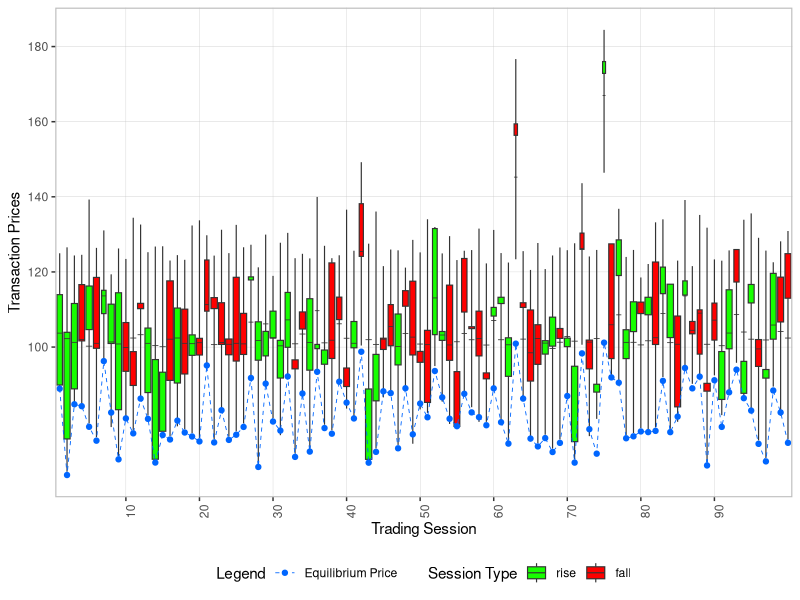
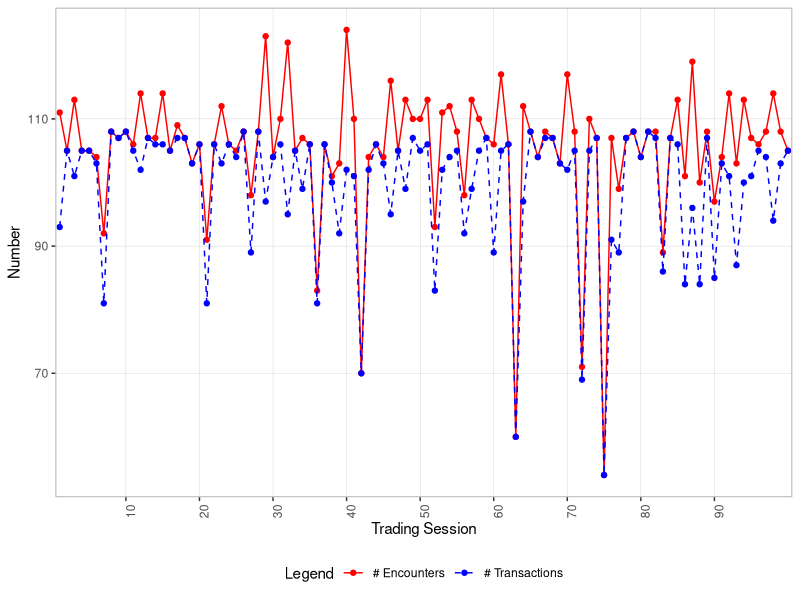

Reproduce these figures in R, in order. (Note: this script raises an error after producing the figures.)
closeAllConnections()
rm(list=ls())
gc()
library(ggplot2)
library(knitr)
library(dplyr)
library(magrittr)
library(evd)
set.seed(19888)
#set.seed(1988)
#set.seed(1)


# supply_seed = c(500, 490, 505, 520, 202, 301, 380, 450, 500, 510)
#random_gumble = rgumbel(100, loc = 10, scale = 10)
random_gumble = rgumbel(100, loc = 10, scale = 10)
# hist(random_gumble)
supply_seed = 113 - random_gumble
# hist(supply_seed)
supply_seed = as.integer(supply_seed)   # rbinom must take integer as parameter
bid_price_loop = list()
bid_quantity_loop = list()
b_e_loop = list()
bid_open = list()
bid_close = list()
S_loop = list()
transaction_loop = list()
number_encounter = list()
number_transaction = list()
unsatisfied_demand = list()
unsatisfied_ratio = list()
total_demand_loop = list()
total_supply_loop = list()

Z_loop = list()
Z_3_loop = list()
D_loop = list()

K_ = 10 #number of suppliers
I_ = 100
WC_loop = rweibull(I_*K_*100, shape = 1, scale = 1)
WC_loop = matrix(data = WC_loop, nrow = K_*I_, ncol = 100) #each column corresponds to a particualr loop
stc = rnorm(K_, 10, 5)


for (loop in 1:length(supply_seed)){
  local_supply_seed = supply_seed[loop]
  
  
  a = 100 #parameter in search cost sc= a * EZ^2 * s_k
  b = 50
  K = 1:K_
  I = 1:I_
  
  
  D_ = rnorm(I_, 10, 3) + 0.2
  S_ = rnorm(K_, supply_seed[loop], 1)
  
  Z_loop[[loop]] = sum(D_) - sum(S_)
  D_loop[[loop]] = sum(D_)
  
  #D_ = D_ + D_carriedover
  c = rnorm(I_, 100,  10)
  
  #S_ = S_ + S_carriedover
  D = D_
  S = S_
  Z = sum(D) - sum(S)
  Z_3_loop[[loop]] = Z
  
  ################################################
  ############## Competitive Mkt  ################
  ################################################
  # # SC_competitive = sapply(1:I_, function(i){mean(Z ^ 2 /(a * S_))}) #WTP = marginal sc
  # # WTP = SC_competitive + c
  # WTP = c
  # most_want_to_less_want_order = order( - WTP)
  # #check 
  # #SC_competitive[most_want_to_less_want_order]
  # 
  # if (sum(D) < sum(S)){
  #   b_e = min(c)
  # }
  # else{
  #     tmp = 0
  #     d_tmp = 0
  #     while (d_tmp - sum(S) < 0){
  #       tmp = tmp + 1 
  #       print(tmp)
  #       d_tmp = d_tmp + D[most_want_to_less_want_order[tmp]]
  #     }
  #     b_e = WTP[most_want_to_less_want_order[tmp]]
  #   }
  
  
  #Equilibrium Price Calculation Function----
  b_e_fn = function(D, S, c){
    WTP = c
    most_want_to_less_want_order = order( - WTP)
    if (sum(D) < sum(S)){
      b_e = min(c)
    }
    else{
      tmp = 0
      d_tmp = 0
      while (d_tmp - sum(S) < 0){
        tmp = tmp + 1 
        print(tmp)
        d_tmp = d_tmp + D[most_want_to_less_want_order[tmp]]
      }
      b_e = WTP[most_want_to_less_want_order[tmp]]
    }
    return(b_e)
  }
  
  b_e = b_e_fn(D_, S_, c)
  b_e_loop[[loop]] = b_e
  
  b_e_tilda = mean(unlist(b_e_loop))
  
  ################################################
  ############## Auction Setting  ################
  ################################################
  
  # WC_raw = rweibull(I_*K_, shape = 1, scale = 1)
  WC_raw = WC_loop[,loop]
  
  WC = matrix(data = WC_raw, nrow = K_, ncol = I_) #each column corresponds to a buyer
  event = matrix(data = rank(WC_raw), nrow = K_, ncol = I_)
  event = t(event)
  
  WC_est = rexp(K_, rate = abs(Z)/b)
  
  #check 
  for (i in 1:(I_*K_)){
    supplier = which(event == i) %/% I_ + 1 #integerpart + 1
    buyer = which(event == i) %% I_ 
    print(c(supplier, buyer))
  }
  ################################
  #Buyer's side
  
  buyers_visit_order = sapply(1:I_, function(i) {rank(WC[,i])}) #each column corresponds to a buyer
  buyers_visit_order = t(buyers_visit_order)
  WC = t(WC)
  
  optimal_bid_fn = function(buyers_visit_order, i, S, a){
    order_local = buyers_visit_order[i,]
    Z_tilda_local = sapply(1:K_, function(k){sum(D_) - K_ * mean(S[order_local][1:k])})
    Z_tilda_local = max(Z_tilda_local, 0)
    search_cost_local = Z_tilda_local^2 / (a * S[order_local])
    bid_local = (K_-2)/(K_-1) + search_cost_local  + c[i]
    return(c(bid_local,search_cost_local))
  }
  c(1:K_)
  bid_= sapply(1:I_, function(i){optimal_bid_fn(buyers_visit_order, i , S_, a)})
  bid = t(bid_[c(1:K_),]) #bid
  bid_seq = bid
  bid = t(sapply(1:I_, function(i)bid[i,][buyers_visit_order[i,]]))
  search_cost = t(bid_[-c(1:K_),]) #search cost
  search_cost = t(sapply(1:I_, function(i)search_cost[i,][buyers_visit_order[i,]]))
  #############################
  #supplier
  
  ################################################
  ############## Acceptance Rule  ################
  ################################################
  # #acceptance rule 1
  B_1 = function(b_ik, supplier, est_WC){
    b_k_est = sort(bid[,supplier], decreasing =  T)[10] 
    return( (b_ik >= b_k_est - est_WC) &
              (b_ik >= (b_e_tilda - stc[supplier] - est_WC[supplier])) )
  }
  
  
  # 
  # #acceptance rule 4
  
  
  
  B_4 = function(b_ik, supplier, est_WC){
    return( (b_ik >= (b_e - est_WC[supplier])) & 
              (b_ik >= (b_e_tilda - stc[supplier] - est_WC[supplier])) )
  }
  
  
  
  ##########################################
  ############## Mkt Price  ################
  ##########################################
  #bid_est = rep(NULL, K_)
  bid_accepted_p = list(list(), list(), list(),list(), list(),
                        list(), list(), list(),list(), list()) #list of K_ lists!!!
  bid_accepted_q = bid_accepted_p
  bid_open_close = list()
  
  i = 1
  encounter = 0
  while (i <= (I_*K_) & length(K) > 0){
    print(i)
    supplier = which(event == i) %/% I_ + 1
    buyer = which(event == i) %% I_ 
    print(paste("Buyer", buyer, "is SUPPOSEDLY visiting Supplier", supplier))
    if (supplier %in% K & buyer %in% I){
      encounter  = encounter + 1
      q_ik = D[buyer] #bid quantity
      b_ik = bid[buyer, supplier] #bid price
      print(paste("Buyer", buyer, "is visiting Supplier",supplier))
      print(paste("Buyer's bid price - quantity pair is (", b_ik, ", ", q_ik, ")"))
      print(paste("Supplier's Supply is ", S[supplier]))
      
      q_ik_a = 0
      
      
      if(B_4(b_ik, supplier, WC_est)){  #Depends on accpeted rule
        print("bid accepted") 
        q_ik_a = min(S[supplier], q_ik)
        bid_accepted_p[[supplier]] = append(bid_accepted_p[[supplier]], b_ik) #double [[]]!
        bid_accepted_q[[supplier]] = append(bid_accepted_q[[supplier]], q_ik_a)
        bid_open_close = append(bid_open_close, b_ik)
      }
      else{print("bid rejected")
      }
      S[supplier] = S[supplier] - q_ik_a
      D[buyer] = D[buyer] - q_ik_a
      
      if(S[supplier] == 0){
        K = K[!K == supplier]  #K = K[-which(K == supplier)]
        print(paste("Supplier", supplier, "is out of mkt."))
      }
      if(D[buyer] == 0){
        I = I[!I == buyer] #I = I[-which(I == buyer)]
        print(paste("Buyer", buyer, "is out of mkt."))
      }
      print(paste("Supplier's Supply after decision is now ", S[supplier]))
      
    }
    else{print("Pass")}
    i = i + 1
  }
  
  #Final Result (bid_accpeted is a Class 3 object)
  #Contains all information
  bid_accepted = list(supplier_1 = NULL, supplier_2 = NULL, supplier_3 = NULL)
  for (i in 1:K_){ #note K is empty set right now!!
    print(i)
    bid_accepted[[i]] = data.frame(cbind(unlist(bid_accepted_p[[i]]), unlist(bid_accepted_q[[i]])))
  }
  
  #######################################################
  #######################################################
  bid_accepted_price = data.frame(
    price = unlist(
      lapply(1:K_, function(i)unlist(bid_accepted_p[[i]]))
    )
  ) #double list==>double unlist
  #number of buyers at each supplier
  number_buyer_severed = lapply(1:K_, function(i)length(bid_accepted_p[[i]])) 
  # construct a factor indicating supplier matching price column
  bid_accepted_price$supplier = unlist(lapply(1:K_, function(i)rep(i, number_buyer_severed[i])))
  bid_accepted_price$supplier = factor(bid_accepted_price$supplier)     
  
  
  bid_accepted_qunatity = data.frame(
    quantity = unlist(
      lapply(1:K_, function(i)unlist(bid_accepted_q[[i]]))
    )
  ) #double list==>double unlist
  #number of buyers at each supplier
  # construct a factor indicating supplier matching price column
  bid_accepted_qunatity$supplier = unlist(lapply(1:K_, function(i)rep(i, number_buyer_severed[i])))
  bid_accepted_qunatity$supplier = factor(bid_accepted_qunatity$supplier)   
  
  bid_price_loop[[loop]] = bid_accepted_price
  bid_quantity_loop[[loop]] = bid_accepted_qunatity
  bid_open[[loop]] = bid_open_close[[1]]
  bid_close[[loop]] = bid_open_close[[length(bid_open_close)]]
  S_loop[[loop]] = S_ 
  transaction_loop[[loop]] = S_ - S
  number_transaction[[loop]] = sum(unlist(number_buyer_severed))
  number_encounter[[loop]] = encounter
  # D_carriedover = D
  #S_carriedover = S
  unsatisfied_demand[[loop]] = sum(D)
  unsatisfied_ratio[[loop]] = sum(D) / sum(D_)
  total_demand_loop[[loop]] = sum(D_)
  total_supply_loop[[loop]] = sum(S_)
}


#######################################################
######################   GGplot    ####################
#######################################################
price_loop_plot = lapply(1:length(supply_seed), function(i){bid_price_loop[[i]]$price})
number_loop_plot = lapply(1:length(supply_seed), function(i){dim(bid_price_loop[[i]])[1]})
price_loop_plot = data.frame(price = unlist(price_loop_plot))
price_loop_plot$ts = unlist(lapply(1:length(supply_seed), function(i){
  rep(i, number_loop_plot[i])  
}))
price_loop_plot$ts = as.factor(price_loop_plot$ts)


quantity_loop_plot = lapply(1:length(supply_seed), function(i){bid_quantity_loop[[i]]$quantity})

quantity_loop_plot = data.frame(quantity= unlist(quantity_loop_plot))
quantity_loop_plot$ts = unlist(lapply(1:length(supply_seed), function(i){
  rep(i, number_loop_plot[i])  
}))
quantity_loop_plot$ts = as.factor(quantity_loop_plot$ts)


#Trading volume-------
trading_volume= lapply(1:length(supply_seed), function(i){sum(transaction_loop[[i]])})
trading_volume = unlist(trading_volume)



price_mean = sapply(1:length(supply_seed), function(i){
  weighted.mean(price_loop_plot[price_loop_plot$ts==i, 1], 
                quantity_loop_plot[quantity_loop_plot$ts==i, 1])
})

price_max = 
  price_loop_plot%>%
  group_by(ts)%>%
  summarise_each(., funs(max))

price_min = 
  price_loop_plot%>%
  group_by(ts)%>%
  summarise_each(., funs(min))

price_open = unlist(bid_open)
price_close = unlist(bid_close)
price_equil = unlist(b_e_loop)


number_encounter = unlist(number_encounter)
number_transaction = unlist(number_transaction)
unsatisfied_demand = unlist(unsatisfied_demand)
unsatisfied_ratio = unlist(unsatisfied_ratio) * 100
excess_demand = unlist(total_demand_loop) - unlist(total_supply_loop)
jump_metric1 = (price_mean - price_equil)/price_equil * 100
jump_metric2 = (price_min[,2] - price_equil)/price_equil * 100
jump_metric3 = (price_close - price_equil)/price_equil * 100

demand_gen = unlist(D_loop)
excess_demand_gen = unlist(Z_loop)
excess_demand_actual = unlist(Z_3_loop)

other_df = data.frame(cbind(price_mean, price_open, price_close, price_equil,
                            number_encounter,
                            number_transaction,
                            unsatisfied_demand,
                            unsatisfied_ratio,
                            jump_metric1,
                            jump_metric2,
                            jump_metric3,
                            trading_volume,
                            excess_demand,
                            demand_gen,
                            excess_demand_gen,
                            excess_demand_actual))
candle_chart_df = full_join(price_min, price_max, by = "ts")
candle_chart_df%<>%
  bind_cols(., other_df)

candle_chart_df%<>%
  mutate(., price_upper = pmax(price_open, price_close))%>%
  mutate(., price_lower = pmin(price_open, price_close))%>%
  mutate(., type = as.numeric((price_open == price_lower)))

black.plain.angle30.size1.text <- element_text(angle = 90)

#ggplot-----
ggplot(candle_chart_df, aes(x = ts))+
  geom_boxplot(aes(
    fill = factor(type),
    ymin = price.x,
    lower = price_lower,
    middle = price_mean,
    upper = price_upper,
    ymax = price.y,
    width = trading_volume/1200), 
    fatten = 0.7,
    #
    stat = "identity",
    size = 0.4)+
  # geom_point(aes(x = ts, y = price_mean), color = "#FF9933")+
  # geom_line(aes(x = as.numeric(ts), y = price_mean), 
  #           linetype = 2,
  #           size = .3,
  #           color = "#FF9933")+
  geom_point(aes(x = ts, y = price_equil, color = "1"))+
  geom_line(aes(x = as.numeric(ts), y = price_equil,  color = "1"), 
            linetype = 2,
            size = .3)+
  # geom_point(aes(x = ts, y = number_encounter, color = "2")) +
  # geom_line(aes(x = as.numeric(ts), y = number_encounter, color = "2"),
  #           linetype = 2,
  #           size = .3)+
  # geom_point(aes(x = ts, y = number_transaction, color = "3")) +
  # geom_line(aes(x = as.numeric(ts), y = number_transaction, color = "3"),
  #           linetype = 2,
  #           size = .3)+
  # geom_point(aes(x = ts, y = 100 * unsatisfied_ratio, color = "4")) +
  # geom_line(aes(x = as.numeric(ts), y = 100 * unsatisfied_ratio, color = "4"),
  #           linetype = 2,
#           size = .3)+
# geom_point(aes(x = ts, y = jump_metric, color = "5")) +
# geom_line(aes(x = as.numeric(ts), y = jump_metric, color = "5"),
#           linetype = 2,
#           size = .3)+
xlab("Trading Session")+
  ylab("Transaction Prices")+
  # ggtitle("Transaction Prices in Type 3 Trading Sessions (10 Suppliers & 100 Buyers)")+
  scale_color_manual(name='Legend', 
                     labels = c("Equilibrium Price", 
                                "# Encounter",
                                "# Transaction", 
                                "Unfulfilled Ratio"),
                     values = c("#0066FF", "blue", 
                                "#FF0000","green"))+
  scale_fill_manual(name='Session Type', 
                    labels = c("rise", "fall"),
                    values=c("#17FF00", "red"))+
  scale_x_discrete(labels= seq(0, length(supply_seed) - 10, 10), 
                   breaks = seq(0, length(supply_seed) - 10, 10))+
  scale_y_continuous(labels = c("100", "120", "140", "160", "180"),
                     breaks = c(100, 120, 140, 160, 180))+
  theme(axis.text.x = black.plain.angle30.size1.text, 
        panel.background = element_rect(fill = "white"),
        panel.border = element_rect(fill = NA, colour = "grey", size = 0.8),
        panel.grid.major = element_line(colour = "grey", size = 0.1),
        legend.position	= "bottom",
        legend.box = "horizontal"
  )

ggsave("TS1_HighPenaltyVariation_Candle.pdf", width = 11.69, height = 8.27, units = "in")

# 

ggplot(candle_chart_df)+
  geom_point(aes(x = ts, y = number_encounter, color = "# Encounters")) +
  geom_line(aes(x = as.numeric(ts), y = number_encounter, color = "# Encounters"))+
  geom_point(aes(x = ts, y = number_transaction, color = "# Transactions")) +
  geom_line(aes(x = as.numeric(ts), y = number_transaction, color = "# Transactions"),linetype = "dashed")+
  xlab("Trading Session")+
  ylab("Number")+
  #  ggtitle("Number of Encounters across Trading Sessions (10 Suppliers & 100 Buyers)")+
  scale_x_discrete(labels= seq(0, length(supply_seed) - 10, 10),
                   breaks = seq(0, length(supply_seed) - 10, 10))+
  scale_color_manual(name = "Legend",
                     labels = c("# Encounters", "# Transactions"),
                     values = c("red", "blue"))+
  theme(axis.text.x = black.plain.angle30.size1.text,
        panel.background = element_rect(fill = "white"),
        panel.border = element_rect(fill = NA, colour = "grey", size = 0.8),
        panel.grid.major = element_line(colour = "grey", size = 0.1),
        legend.position	= "bottom"
  )

ggsave("TS1_HighPenaltyVariation_Encounter.pdf", width = 8, height = 6, units = "in")

ggplot(candle_chart_df)+
  geom_point(aes(x = ts, y = jump_metric1, color = "1")) +
  geom_line(aes(x = as.numeric(ts), y = jump_metric1, color = "1"))+
  geom_point(aes(x = ts, y = jump_metric2, color = "2")) +
  geom_line(aes(x = as.numeric(ts), y = jump_metric2, color = "2"))+
  geom_point(aes(x = ts, y = jump_metric3, color = "3")) +
  geom_line(aes(x = as.numeric(ts), y = jump_metric3, color = "3"))+
  scale_color_manual(name = "Legend",
                     values = c("red", "green", "blue"),
                     labels = c("Weighted Average Bid Price",
                                "Minimal Bid Price",
                                "Closing Bid Price"
                     ))+
  scale_x_discrete(labels= seq(0, length(supply_seed) - 10, 10),
                   breaks = seq(0, length(supply_seed) - 10, 10))+
  # scale_y_continuous(labels = c("20%", "40%", "60%"),
  #                    breaks = c(20, 40, 60))+
  xlab("Trading Session")+
  ylab("Jump Size (%)")+
  # ggtitle("Jump Size across Trading Sessions (using Three Metrics)")+
  theme(axis.text.x = black.plain.angle30.size1.text,
        panel.background = element_rect(fill = "white"),
        panel.border = element_rect(fill = NA, colour = "grey", size = 0.8),
        panel.grid.major = element_line(colour = "grey", size = 0.1),
        legend.position = "bottom")

ggsave("TS1_HighPenaltyVariation_Jump_All.pdf", width = 8, height = 6, units = "in")

ggplot(candle_chart_df)+
  geom_point(aes(x = ts, y = jump_metric1), color = "red") +
  geom_line(aes(x = as.numeric(ts), y = jump_metric1), color = 'red')+
  xlab("Trading Session")+
  ylab("Jump Size (%)")+
  #  ggtitle("Jump Size across Trading Sessions (Weighted Average Bid Price)")+
  scale_x_discrete(labels= seq(0, length(supply_seed) - 10, 10),
                   breaks = seq(0, length(supply_seed) - 10, 10))+
  # scale_y_continuous(labels = c("20%", "40%", "60%"),
  #                  breaks = c(20, 40, 60))+
  theme(axis.text.x = black.plain.angle30.size1.text,
        panel.background = element_rect(fill = "white"),
        panel.border = element_rect(fill = NA, colour = "grey", size = 0.8),
        panel.grid.major = element_line(colour = "grey", size = 0.1)
  )

ggsave("TS1_HighPenaltyVariation_Jump_1.pdf", width = 8, height = 6, units = "in")


ggplot(candle_chart_df)+
  geom_point(aes(x = ts, y = jump_metric2), color = "red") +
  geom_line(aes(x = as.numeric(ts), y = jump_metric2), color = 'red')+
  xlab("Trading Session")+
  ylab("Jump Size (%)")+
  # ggtitle("Jump Size across Trading Sessions (Minimal Bid Price)")+
  scale_x_discrete(labels= seq(0, length(supply_seed) - 10, 10),
                   breaks = seq(0, length(supply_seed) - 10, 10))+
  # scale_y_continuous(labels = c("20%", "40%", "60%"),
  #                    breaks = c(20, 40, 60))+
  theme(axis.text.x = black.plain.angle30.size1.text,
        panel.background = element_rect(fill = "white"),
        panel.border = element_rect(fill = NA, colour = "grey", size = 0.8),
        panel.grid.major = element_line(colour = "grey", size = 0.1)
  )

ggsave("TS1_HighPenaltyVariation_Jump_2.pdf", width = 8, height = 6, units = "in")

ggplot(candle_chart_df)+
  geom_point(aes(x = ts, y = jump_metric3), color = "red") +
  geom_line(aes(x = as.numeric(ts), y = jump_metric3), color = 'red')+
  xlab("Trading Session")+
  ylab("Jump Size (%)")+
  #  ggtitle("Jump Size across Trading Sessions (Closing Bid Price)")+
  scale_x_discrete(labels= seq(0, length(supply_seed) - 10, 10),
                   breaks = seq(0, length(supply_seed) - 10, 10))+
  # scale_y_continuous(labels = c("20%", "40%", "60%"),
  #                    breaks = c(20, 40, 60))+
  theme(axis.text.x = black.plain.angle30.size1.text,
        panel.background = element_rect(fill = "white"),
        panel.border = element_rect(fill = NA, colour = "grey", size = 0.8),
        panel.grid.major = element_line(colour = "grey", size = 0.1)
  )

ggsave("TS1_HighPenaltyVariation_Jump_3.pdf", width = 8, height = 6, units = "in")

ggplot(candle_chart_df)+
  geom_point(aes(x = ts, y = unsatisfied_ratio), color = "red") +
  geom_line(aes(x = as.numeric(ts), y = unsatisfied_ratio), color = 'red')+
  xlab("Trading Session")+
  ylab("Unsatisfied Demand Ratio (%)")+
  # ggtitle("Unsatisfied Demand Ratio across Trading Sessions (10 Suppliers & 100 Buyers)")+
  scale_x_discrete(labels= seq(0, length(supply_seed) - 10, 10),
                   breaks = seq(0, length(supply_seed) - 10, 10))+
  #scale_y_continuous(labels = c("50%", "60%", "70%", "80%"),
  #                     breaks = c(50, 60, 70, 80))+
  theme(axis.text.x = black.plain.angle30.size1.text,
        panel.background = element_rect(fill = "white"),
        panel.border = element_rect(fill = NA, colour = "grey", size = 0.8),
        panel.grid.major = element_line(colour = "grey", size = 0.1)
  )

ggsave("TS1_HighPenaltyVariation_Unsatisfied_Demand.pdf", width = 8, height = 6, units = "in")


ggplot(candle_chart_df)+
  geom_point(aes(x = ts, y = excess_demand), color = "red") +
  geom_line(aes(x = as.numeric(ts), y = excess_demand), color = 'red')+
  xlab("Trading Session")+
  ylab("Excess Demand")+
  # ggtitle("Excess Demand across Trading Sessions (10 Suppliers & 100 Buyers)")+
  scale_x_discrete(labels= seq(0, length(supply_seed) - 10, 10),
                   breaks = seq(0, length(supply_seed) - 10, 10))+
  theme(axis.text.x = black.plain.angle30.size1.text,
        panel.background = element_rect(fill = "white"),
        panel.border = element_rect(fill = NA, colour = "grey", size = 0.8),
        panel.grid.major = element_line(colour = "grey", size = 0.1)
  )

ggsave("TS1_HighPenaltyVariation_Excess_Demand.pdf", width = 8, height = 6, units = "in")


ggplot(candle_chart_df)+
  geom_point(aes(x = ts, y = excess_demand_gen, color = "# Encounters")) +
  geom_line(aes(x = as.numeric(ts), y = excess_demand_gen, color = "# Encounters"))+
  geom_point(aes(x = ts, y = excess_demand_actual, color = "# Transactions")) +
  geom_line(aes(x = as.numeric(ts), y = excess_demand_actual, color = "# Transactions"),linetype = "dashed")+
  xlab("Trading Session")+
  ylab("Number")+
  #  ggtitle("Excess Demand across Trading Sessions (10 Suppliers & 100 Buyers)")+
  scale_x_discrete(labels= seq(0, length(supply_seed) - 10, 10),
                   breaks = seq(0, length(supply_seed) - 10, 10))+
  scale_color_manual(name = "Legend",
                     labels = c("Excess Denamd Gen", "Excess Demand Actual"),
                     values = c("red", "blue"))+
  theme(axis.text.x = black.plain.angle30.size1.text,
        panel.background = element_rect(fill = "white"),
        panel.border = element_rect(fill = NA, colour = "grey", size = 0.8),
        panel.grid.major = element_line(colour = "grey", size = 0.1),
        legend.position	= "bottom"
  )

ggsave("TS1_HighPenaltyVariation_Excess_Demand_All.pdf", width = 8, height = 6, units = "in")

# values=c("#0066FF", "#0033CC", "#33FFFF", "#17FF00", "#99CC00", "#FFCC66", "#FF9933", "#FF99FF", "#9933FF","#FF0000","#560000")

arima_fit <- forecast::auto.arima(x = price_close, allowdrift = FALSE, ic = "bic")
pars <- coefs2poly(arima_fit)
resid <- residuals(arima_fit)
oo<-locate.outliers(resid,pars)
dim(oo)[1]


arima_fit <- forecast::auto.arima(x = price_equil, allowdrift = FALSE, ic = "bic")
pars <- coefs2poly(arima_fit)
resid <- residuals(arima_fit)
oo1<-locate.outliers(resid,pars)
dim(oo1)[1]

realized_vol = sqrt(sum(diff(log(price_close))^2)); realized_vol
max(jump_metric3)


mean(trading_volume)
max(trading_volume)
